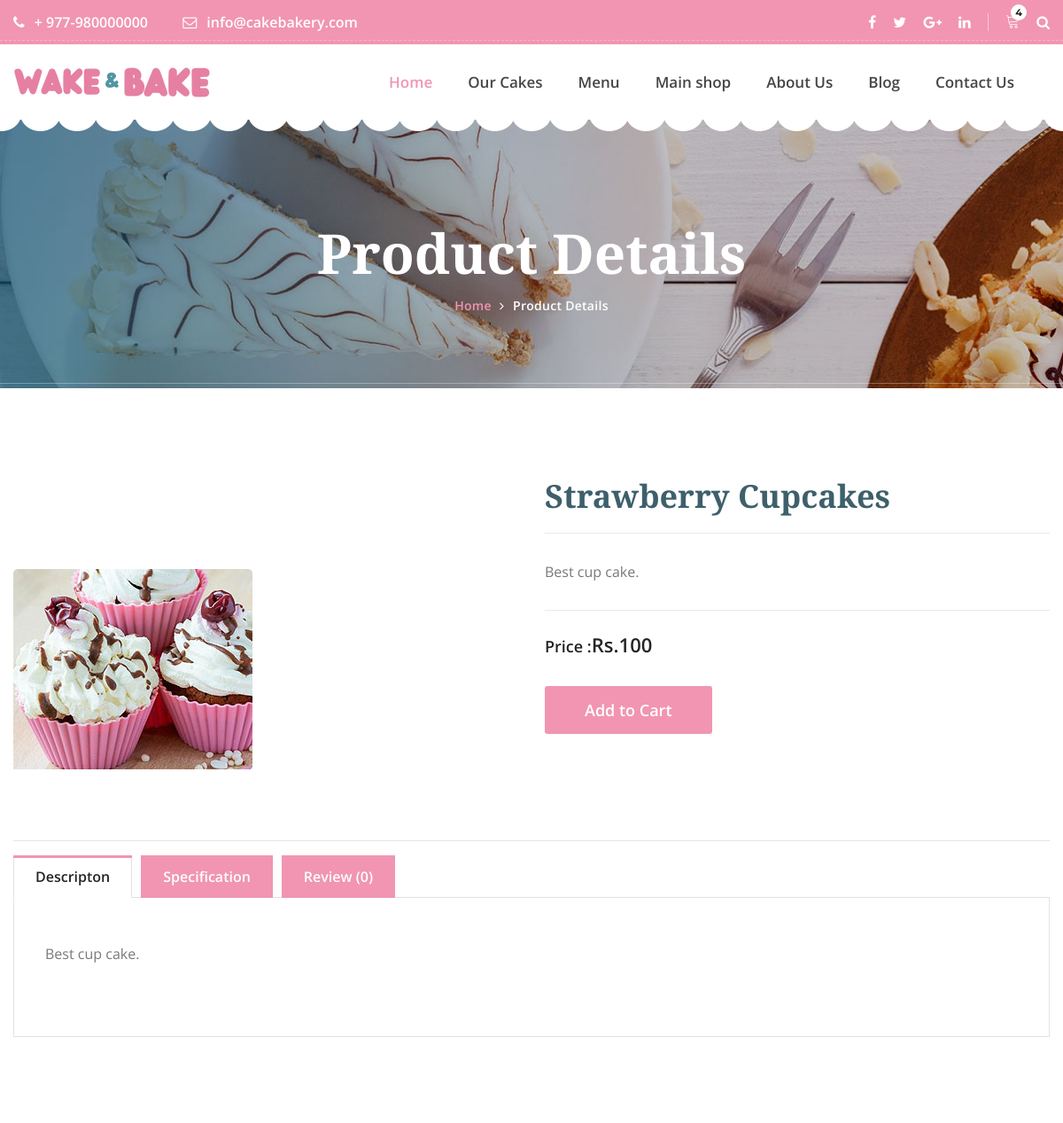
Page /product-details/1 (upper part) on the earlier database version.
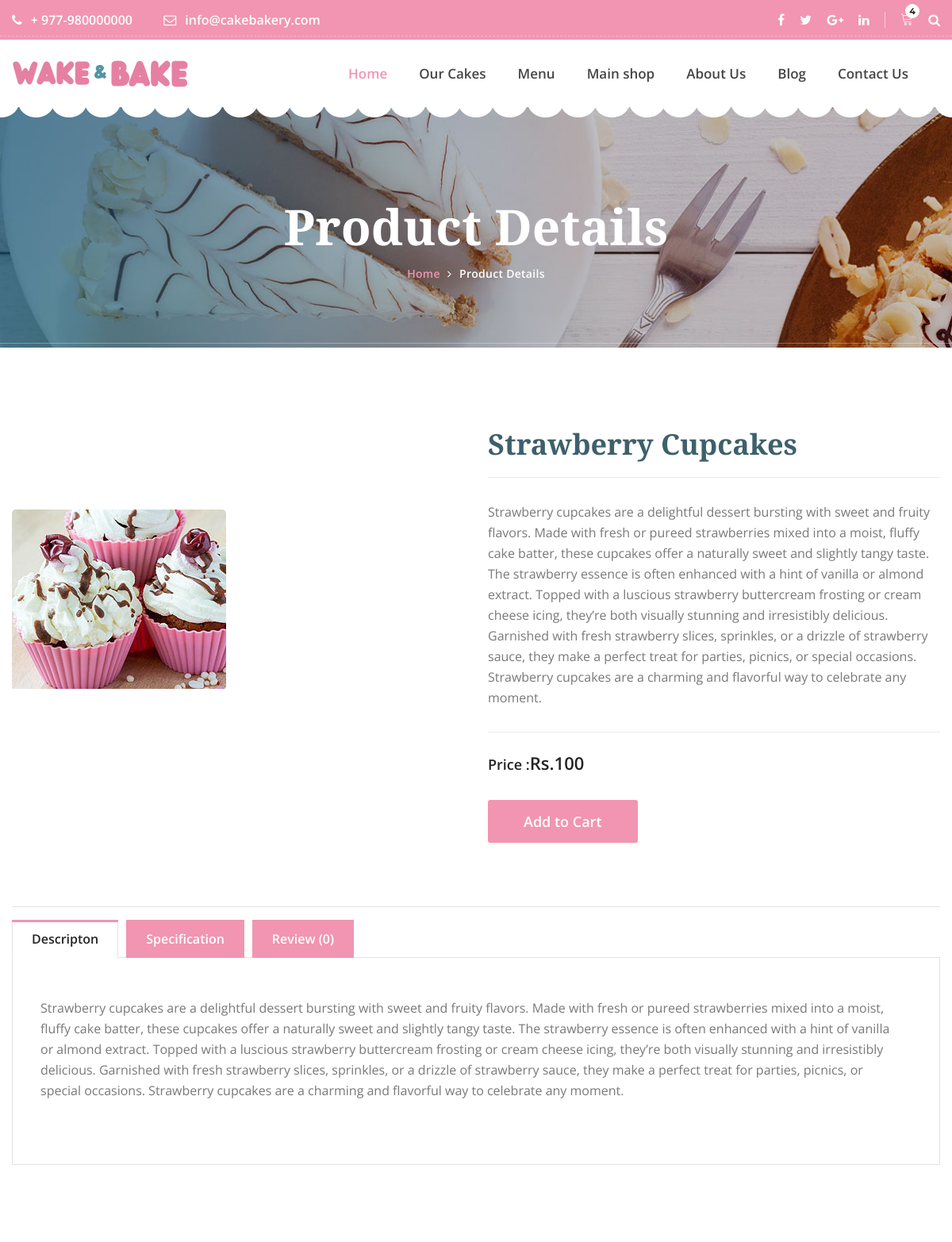
Same page on the later database version.
### app/models.py (models this page shows, shortened)
class BakeryItem(models.Model):
    class AvailabilityStatus(models.TextChoices):
        AVAILABLE = 'AV', _('Available')
        OUT_OF_STOCK = 'OOS', _('Out of Stock')
        SEASONAL = 'SEA', _('Seasonal')
    name = models.CharField(max_length=200)
    category = models.CharField(max_length=100, blank=True, null=True)  # New category field
    price = models.DecimalField(max_digits=10, decimal_places=2)
    description = models.TextField(blank=True, null=True)
    availability = models.CharField(
        max_length=3, choices=AvailabilityStatus.choices, default=AvailabilityStatus.AVAILABLE
    )
    image = models.ImageField(upload_to="bakery_items", blank=True, null=True)
    created_at = models.DateTimeField(auto_now_add=True)
    updated_at = models.DateTimeField(auto_now=True)

### app/views.py (the view, shortened to what this page needs)
# urls.py: path('product-details/<int:pk>', views.ProductDetailView.as_view(), name='product-details'),
class ProductDetailView(View):
    def get(self, request, pk):
        item = get_object_or_404(BakeryItem, pk=pk)
        return render(request, 'app/product-details.html', {'item': item})

### app/templates/app/product-details.html (shortened to what this page needs)
{% extends 'app/base.html' %}
{% load static %}
{% block main-content %}
        <section class="banner_area">
        	<div class="container">
        		<div class="banner_text">
        			<h3>Product Details</h3>
        			<ul>
        				<li><a href="index.html">Home</a></li>
        				<li><a href="product-details.html">Product Details</a></li>
        			</ul>
        		</div>
        	</div>
        </section>
        <section class="product_details_area p_100">
        	<div class="container">
        		<div class="row product_d_price">
        			<div class="col-lg-6">
						 <br><br><br><br>   {% comment %}To make the images creter{% endcomment %}
        				<div class="product_img"><img class="img-fluid" src="{{item.image.url}}" alt=""></div>
        			</div>
        			<div class="col-lg-6">
        				<div class="product_details_text">
        					<h4>{{item.name}}</h4>
        					<p>{{item.description}} </p>
        					<h5>Price :<span>Rs.{{item.price|floatformat:0}}</span></h5>
        					<a class="pink_more" href="{% url "cart" %}">Add to Cart</a>
        				</div>
        			</div>
        		</div>
				<hr>
        		<div class="product_tab_area">
					<nav>
						<div class="nav nav-tabs" id="nav-tab" role="tablist">
							<a class="nav-item nav-link active" id="nav-home-tab" data-toggle="tab" href="#nav-home" role="tab" aria-controls="nav-home" aria-selected="true">Descripton</a>
							<a class="nav-item nav-link" id="nav-profile-tab" data-toggle="tab" href="#nav-profile" role="tab" aria-controls="nav-profile" aria-selected="false">Specification</a>
							<a class="nav-item nav-link" id="nav-contact-tab" data-toggle="tab" href="#nav-contact" role="tab" aria-controls="nav-contact" aria-selected="false">Review (0)</a>
						</div>
					</nav>
					<div class="tab-content" id="nav-tabContent">
						<div class="tab-pane fade show active" id="nav-home" role="tabpanel" aria-labelledby="nav-home-tab">
							<p>{{item.description}}</p>
						</div>
        		</div>
        	</div>
        </section>
{% endblock main-content %}

Differences in the rows shown:
changed BakeryItem "Strawberry Cupcakes": description "Best cup cake." → "Strawberry cupcakes are a delightful dessert bursting with sweet and fruity flavors. Made with fresh or pureed strawberries mixed into a moist, fluffy cake batter, these cupcakes offer a naturally sweet and slightly tangy taste. The strawberry essence is often enhanced with a hint of vanilla or almond extract. Topped with a luscious strawberry buttercream frosting or cream cheese icing, they’re both visually stunning and irresistibly delicious. Garnished with fresh strawberry slices, sprinkles, or a drizzle of strawberry sauce, they make a perfect treat for parties, picnics, or special occasions. Strawberry cupcakes are a charming and flavorful way to celebrate any moment."
